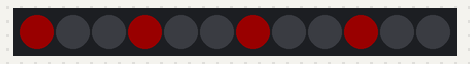
A sketch run on a simulated Arduino Nano, built with avr-gcc and run on an emulated ATmega328P. On the bench: 12 RGB LEDs in strip order, left to right. Dim RGB values are drawn brighter than linear.

Above: at 0.16 s.
At 64.72 s:
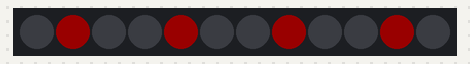
At 129.67 s:
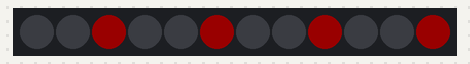

The sketch:

Pumpkin_red_rotary.ino
```cpp
/*************************************************************************************************
                                      PROGRAMMINFO
**************************************************************************************************
Funktion: NEO-Pixel-Ring Rot rotierend
**************************************************************************************************
Version: 13.09.2024
**************************************************************************************************
Board: NANO
**************************************************************************************************
C++ Arduino IDE V1.8.13
**************************************************************************************************
Einstellungen:
https://dl.espressif.com/dl/package_esp32_index.json
http://dan.drown.org/stm32duino/package_STM32duino_index.json
https://raw.githubusercontent.com/espressif/arduino-esp32/gh-pages/package_esp32_dev_index.json
**************************************************************************************************
Librarys
- Adafruit_NeoPixel.h V 1.7.0
**************************************************************************************************

 **************************************************************************************************/
#include <Adafruit_NeoPixel.h>
#ifdef __AVR__
  #include <avr/power.h>
#endif

#define NUMPIXELS 12
#define PIN 5

Adafruit_NeoPixel strip = Adafruit_NeoPixel(NUMPIXELS, PIN, NEO_GRB + NEO_KHZ800);

void setup() {
  strip.begin();
  strip.setBrightness(50);
  strip.show(); // alle Pixel auf "aus"
}

void loop() {

  // Pixel Kreisel:
  theaterChase(strip.Color(127, 0, 0), 10); // Rot
  theaterChase(strip.Color(127, 0, 0), 15); // Rot
  theaterChase(strip.Color(127, 0, 0), 20); // Rot
  theaterChase(strip.Color(127, 0, 0), 15); // Rot
  theaterChase(strip.Color(127, 0, 0), 10); // Rot


// theaterChase(strip.Color(127, 127, 127), 20); // Weiss
// theaterChase(strip.Color(0, 0, 127), 50); // Blau
// theaterChase(strip.Color(0, 127, 127), 50); // TÃ¼rkis
}

//LED Umlauf
void theaterChase(uint32_t c, uint8_t wait) {
  for (int j=0; j<5; j++) {  //Wechsel nach 3 Runden
    for (int q=0; q < 3; q++) {
      for (uint16_t i=0; i < strip.numPixels(); i=i+3) {
        strip.setPixelColor(i+q, c);    //jeder 3 Pixel on
      }
      strip.show();

      delay(wait);

      for (uint16_t i=0; i < strip.numPixels(); i=i+3) {
        strip.setPixelColor(i+q, 0);        //jeder 3 Pixel off
      }
    }
  }
}
```
